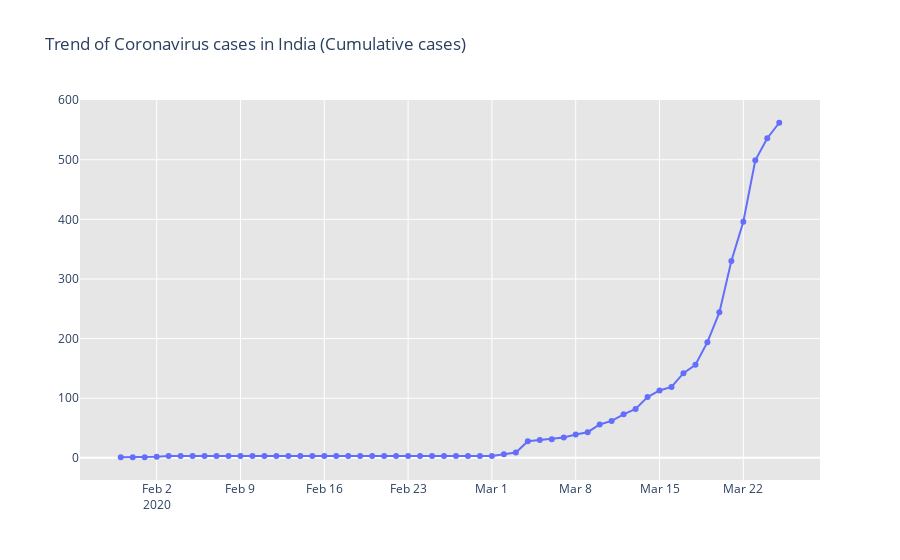
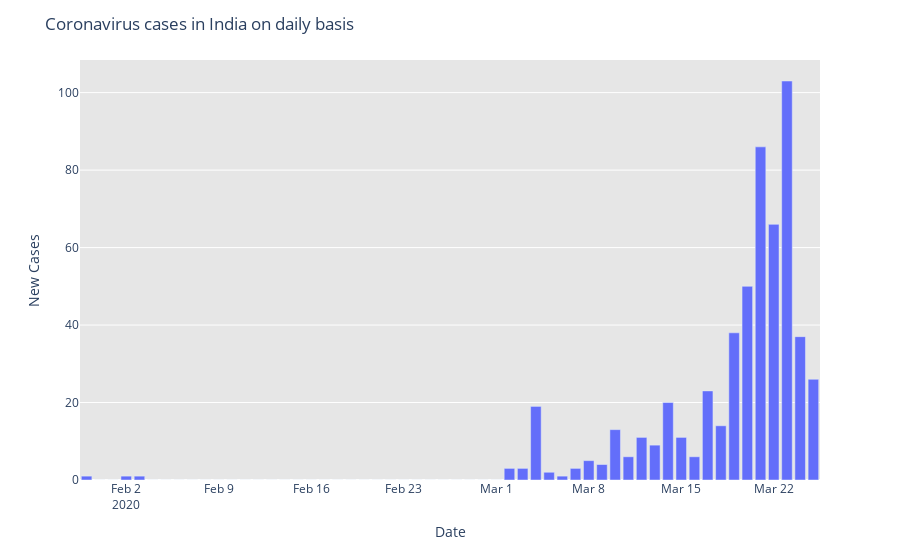

These figures' notebook cell, in order:
### Code cell
# a dynamic scatter plot
fig = go.Figure()
fig.add_trace(go.Scatter(x=perday["Date"],y=perday['Total Cases'],mode='lines+markers',name='Total Cases'))
fig.update_layout(title_text='Trend of Coronavirus cases in India (Cumulative cases)',plot_bgcolor='rgb(230,230,230)')
fig.show()

# a dynamic barplot
fig= px.bar(perday,x='Date',y='New Cases',barmode='group',height=400)
fig.update_layout(title_text='Coronavirus cases in India on daily basis',plot_bgcolor='#e6e6e6')
fig.show()

### Figure 1 — Plotly figure (JSON) as saved in the notebook; plotly's stock layout.template omitted (floating-point values rounded to 4 significant figures)
{"data": [{"mode": "lines+markers", "name": "Total Cases", "type": "scatter", "x": ["2020-01-30T00:00:00", "2020-01-31T00:00:00", "2020-02-01T00:00:00", "2020-02-02T00:00:00", "2020-02-03T00:00:00", "2020-02-04T00:00:00", "2020-02-05T00:00:00", "2020-02-06T00:00:00", "2020-02-07T00:00:00", "2020-02-08T00:00:00", "2020-02-09T00:00:00", "2020-02-10T00:00:00", "2020-02-11T00:00:00", "2020-02-12T00:00:00", "2020-02-13T00:00:00", "2020-02-14T00:00:00", "2020-02-15T00:00:00", "2020-02-16T00:00:00", "2020-02-17T00:00:00", "2020-02-18T00:00:00", "2020-02-19T00:00:00", "2020-02-20T00:00:00", "2020-02-21T00:00:00", "2020-02-22T00:00:00", "2020-02-23T00:00:00", "2020-02-24T00:00:00", "2020-02-25T00:00:00", "2020-02-26T00:00:00", "2020-02-27T00:00:00", "2020-02-28T00:00:00", "2020-02-29T00:00:00", "2020-03-01T00:00:00", "2020-03-02T00:00:00", "2020-03-03T00:00:00", "2020-03-04T00:00:00", "2020-03-05T00:00:00", "2020-03-06T00:00:00", "2020-03-07T00:00:00", "2020-03-08T00:00:00", "2020-03-09T00:00:00", "2020-03-10T00:00:00", "2020-03-11T00:00:00", "2020-03-12T00:00:00", "2020-03-13T00:00:00", "2020-03-14T00:00:00", "2020-03-15T00:00:00", "2020-03-16T00:00:00", "2020-03-17T00:00:00", "2020-03-18T00:00:00", "2020-03-19T00:00:00", "2020-03-20T00:00:00", "2020-03-21T00:00:00", "2020-03-22T00:00:00", "2020-03-23T00:00:00", "2020-03-24T00:00:00", "2020-03-25T00:00:00"], "y": [1, 1, 1, 2, 3, 3, 3, 3, 3, 3, 3, 3, 3, 3, 3, 3, 3, 3, 3, 3, 3, 3, 3, 3, 3, 3, 3, 3, 3, 3, 3, 3, 6, 9, 28, 30, 31, 34, 39, 43, 56, 62, 73, 82, 102, 113, 119, 142, 156, 194, 244, 330, 396, 499, 536, 562]}], "layout": {"autosize": true, "plot_bgcolor": "rgb(230,230,230)", "title": {"text": "Trend of Coronavirus cases in India (Cumulative cases)"}, "xaxis": {"autorange": true, "range": ["2020-01-26 16:13:53.9768", "2020-03-28 07:46:06.0232"], "type": "date"}, "yaxis": {"autorange": true, "range": [-45.3, 608.3], "type": "linear"}}}

### Figure 2 — Plotly figure (JSON) as saved in the notebook; plotly's stock layout.template omitted (floating-point values rounded to 4 significant figures)
{"data": [{"alignmentgroup": "True", "hovertemplate": "Date=%{x}<br>New Cases=%{y}<extra></extra>", "legendgroup": "", "marker": {"color": "#636efa", "pattern": {"shape": ""}}, "name": "", "offsetgroup": "", "orientation": "v", "showlegend": false, "textposition": "auto", "type": "bar", "x": ["2020-01-30T00:00:00", "2020-01-31T00:00:00", "2020-02-01T00:00:00", "2020-02-02T00:00:00", "2020-02-03T00:00:00", "2020-02-04T00:00:00", "2020-02-05T00:00:00", "2020-02-06T00:00:00", "2020-02-07T00:00:00", "2020-02-08T00:00:00", "2020-02-09T00:00:00", "2020-02-10T00:00:00", "2020-02-11T00:00:00", "2020-02-12T00:00:00", "2020-02-13T00:00:00", "2020-02-14T00:00:00", "2020-02-15T00:00:00", "2020-02-16T00:00:00", "2020-02-17T00:00:00", "2020-02-18T00:00:00", "2020-02-19T00:00:00", "2020-02-20T00:00:00", "2020-02-21T00:00:00", "2020-02-22T00:00:00", "2020-02-23T00:00:00", "2020-02-24T00:00:00", "2020-02-25T00:00:00", "2020-02-26T00:00:00", "2020-02-27T00:00:00", "2020-02-28T00:00:00", "2020-02-29T00:00:00", "2020-03-01T00:00:00", "2020-03-02T00:00:00", "2020-03-03T00:00:00", "2020-03-04T00:00:00", "2020-03-05T00:00:00", "2020-03-06T00:00:00", "2020-03-07T00:00:00", "2020-03-08T00:00:00", "2020-03-09T00:00:00", "2020-03-10T00:00:00", "2020-03-11T00:00:00", "2020-03-12T00:00:00", "2020-03-13T00:00:00", "2020-03-14T00:00:00", "2020-03-15T00:00:00", "2020-03-16T00:00:00", "2020-03-17T00:00:00", "2020-03-18T00:00:00", "2020-03-19T00:00:00", "2020-03-20T00:00:00", "2020-03-21T00:00:00", "2020-03-22T00:00:00", "2020-03-23T00:00:00", "2020-03-24T00:00:00", "2020-03-25T00:00:00"], "xaxis": "x", "y": [1, 0, 0, 1, 1, 0, 0, 0, 0, 0, 0, 0, 0, 0, 0, 0, 0, 0, 0, 0, 0, 0, 0, 0, 0, 0, 0, 0, 0, 0, 0, 0, 3, 3, 19, 2, 1, 3, 5, 4, 13, 6, 11, 9, 20, 11, 6, 23, 14, 38, 50, 86, 66, 103, 37, 26], "yaxis": "y"}], "layout": {"autosize": true, "barmode": "group", "legend": {"tracegroupgap": 0}, "margin": {"t": 60}, "plot_bgcolor": "#e6e6e6", "title": {"text": "Coronavirus cases in India on daily basis"}, "xaxis": {"anchor": "y", "autorange": true, "domain": [0, 1], "range": ["2020-01-29 12:00", "2020-03-25 12:00"], "title": {"text": "Date"}, "type": "date"}, "yaxis": {"anchor": "x", "autorange": true, "domain": [0, 1], "range": [0, 108.4], "title": {"text": "New Cases"}, "type": "linear"}}}
